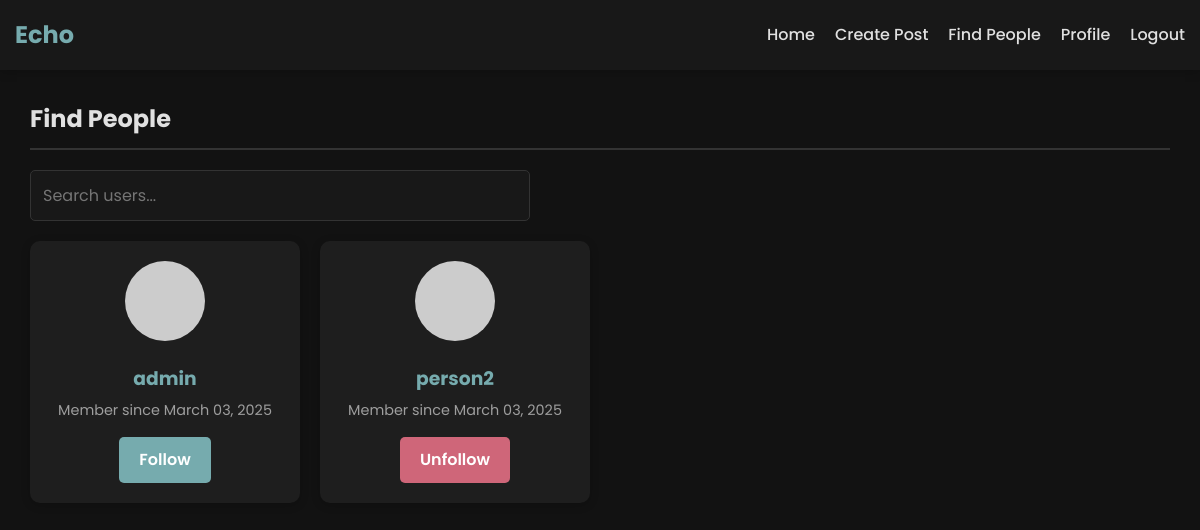
Screenshot of /users (signed in) with the database file from the repository.
### app.py (models this page shows, shortened)
class User(UserMixin, db.Model):
    id = db.Column(db.Integer, primary_key=True)
    username = db.Column(db.String(80), unique=True, nullable=False)
    email = db.Column(db.String(120), unique=True, nullable=False)
    password_hash = db.Column(db.String(128), nullable=False)
    bio = db.Column(db.Text, default='')
    join_date = db.Column(db.DateTime, default=datetime.utcnow)
    posts = db.relationship('Post', backref='author', lazy=True)
    likes = db.relationship('Like', backref='user', lazy='dynamic', cascade='all, delete-orphan')
    friends = db.relationship('User',
                              secondary=friendship,
                              primaryjoin=(friendship.c.user_id == id),
                              secondaryjoin=(friendship.c.friend_id == id),
                              backref=db.backref('followed_by', lazy='dynamic'),
                              lazy='dynamic')
    def is_friend(self, user):
        return self.friends.filter(friendship.c.friend_id == user.id).count() > 0

### app.py (the view, shortened to what this page needs)
@app.route('/users')
@login_required
def users():
    all_users = User.query.filter(User.id != current_user.id).all()
    return render_template('users.html', users=all_users)

### app.py (called while the page is built)
@login_manager.user_loader
def load_user(user_id):
    return User.query.get(int(user_id))

### templates/users.html (shortened to what this page needs)
{% extends 'base.html' %}
{% block content %}
<div class="users-container">
    <h2>Find People</h2>
    <div class="search-container">
        <div class="search-input-wrapper">
            <input type="text" id="userSearchInput" class="search-input" placeholder="Search users..." autocomplete="off">
        </div>
    </div>
    <div id="searchResults">
        {% if users %}
            <div class="users-grid">
                {% for user in users %}
                    <div class="user-card">
                        <div class="user-avatar">
                            <img src="https://ui-avatars.com/api/?name={{ user.username }}&background=random" alt="Avatar">
                        </div>
                        <div class="user-info">
                            <h3><a href="{{ url_for('profile', username=user.username) }}">{{ user.username }}</a></h3>
                            <p class="join-date">Member since {{ user.join_date.strftime('%B %d, %Y') }}</p>
                        </div>
                        <div class="user-actions">
                            {% if current_user.is_friend(user) %}
                                <a href="{{ url_for('remove_friend', user_id=user.id) }}" class="btn btn-danger">Unfollow</a>
                            {% else %}
                                <a href="{{ url_for('add_friend', user_id=user.id) }}" class="btn btn-primary">Follow</a>
                            {% endif %}
                        </div>
                    </div>
                {% endfor %}
            </div>
        {% else %}
            <div class="empty-state">
                <i class="fas fa-users"></i>
                <p>No other users found.</p>
            </div>
        {% endif %}
    </div>
</div>
{% endblock %}

### static/css/style.css (style rules this page uses)
:root { --primary-color: #76ABAE; --primary-dark: #3286a0; --secondary-color: #76ABAE; --secondary-dark: #3286a0; --danger-color: #cf6679; --danger-dark: #b55a68; --text-color: #e0e0e0; --text-light: #9e9e9e; --background-color: #121212; --card-color: #1e1e1e; --border-color: #333333; --box-shadow: 0 2px 10px rgba(0, 0, 0, 0.2); --highlight-color: #2d2d2d; }
* { margin: 0; padding: 0; box-sizing: border-box; }
body { font-family: 'Poppins', sans-serif; line-height: 1.6; color: var(--text-color); background-color: var(--background-color); display: flex; flex-direction: column; min-height: 100vh; overflow-x: hidden; }
a { color: var(--primary-color); text-decoration: none; transition: color 0.3s; }
.btn { display: inline-block; padding: 10px 20px; border-radius: 5px; font-weight: 500; cursor: pointer; text-align: center; border: none; transition: background-color 0.3s, transform 0.2s; }
.btn-primary, .btn-secondary, .btn-danger { font-weight: 600; }
.btn-primary { background-color: var(--primary-color); color: white; }
.btn-danger { background-color: var(--danger-color); color: white; }
.post-card, .sidebar-section, .auth-card, .form-container, .post-detail, .user-card, .empty-state { background-color: var(--card-color); border-radius: 10px; box-shadow: var(--box-shadow); }
.author, .date, .post-info .author, .post-info .date, .user-info .join-date, .profile-info .join-date, .post-meta, .friends-container .user-info .join-date { font-size: 0.9rem; color: var(--text-light); }
.form-group input, .form-group textarea, .edit-form-input, .edit-form-textarea, .search-input { background-color: #181818; color: var(--text-color); width: 100%; padding: 12px; border: 1px solid var(--border-color); border-radius: 5px; font-family: 'Poppins', sans-serif; transition: border-color 0.3s; }
.profile-avatar img, .user-avatar img { border-radius: 50%; object-fit: cover; }
.profile-content h3, .form-container h2, .edit-post-heading, .users-container h2 { margin-bottom: 20px; color: var(--text-color); border-bottom: 2px solid var(--border-color); padding-bottom: 10px; }
.users-container { margin: 30px 0; padding: 0 15px; }
.users-grid, .friends-container { display: grid; gap: 20px; }
.users-grid { grid-template-columns: repeat(auto-fill, minmax(250px, 1fr)); }
.user-card { padding: 20px; display: flex; flex-direction: column; align-items: center; text-align: center; transition: transform 0.3s; }
.user-avatar { margin-bottom: 15px; }
.user-avatar img { width: 80px; height: 80px; }
.user-info h3 { margin-bottom: 5px; }
.user-info .join-date { margin-bottom: 15px; }
.user-actions { margin-top: auto; }
.search-container { margin-bottom: 20px; width: 100%; }
.search-input-wrapper { position: relative; width: 100%; max-width: 500px; }
.search-input { padding-right: 40px; font-size: 16px; }

### rows the page displays
User: username "admin", join_date "March 03, 2025"
User: username "person2", join_date "March 03, 2025"
